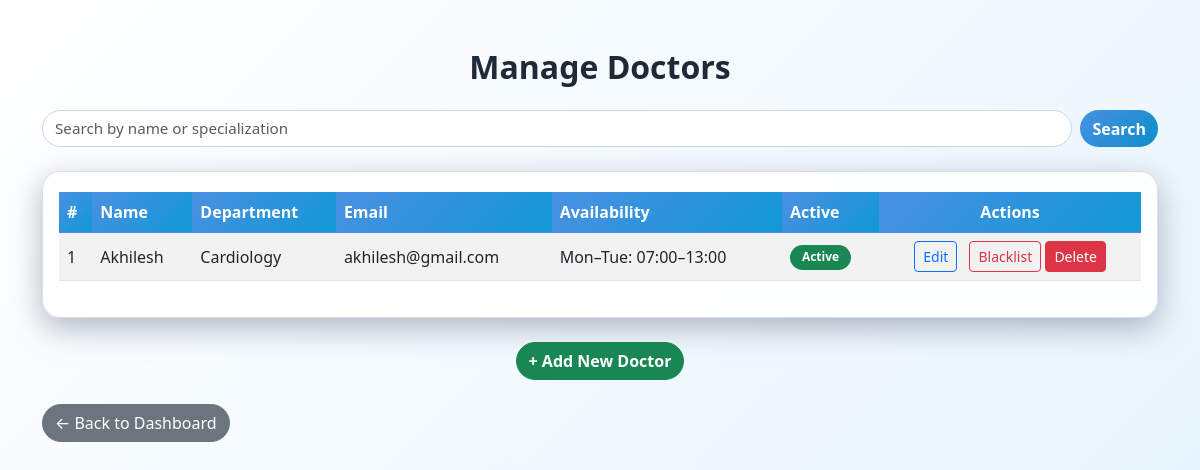
Before: /admin/doctors (signed in) with the older database file.
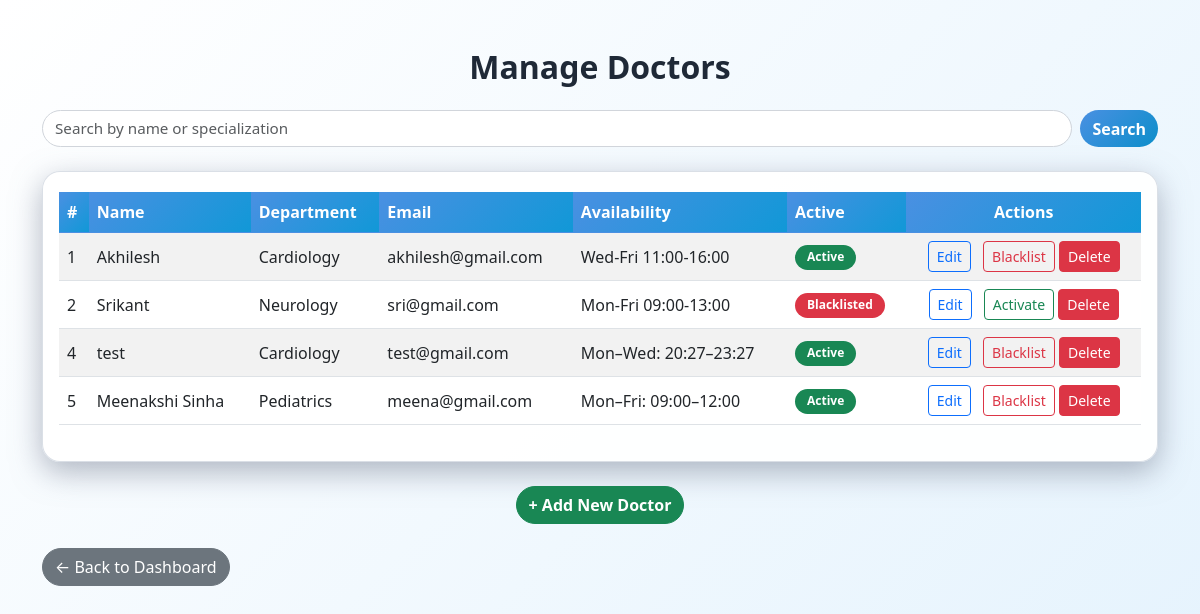
After: the same page with the newer database file.
### models.py (models this page shows, shortened)
class Doctor(db.Model):
    id = db.Column(db.Integer, primary_key=True)
    name = db.Column(db.String(100), nullable=False, index=True)
    specialization_id = db.Column(db.Integer, db.ForeignKey('department.id'), nullable=False)
    availability = db.Column(db.String(500), nullable=True)
    email = db.Column(db.String(100), unique=True, nullable=False, index=True)
    password = db.Column(db.String(200), nullable=False)
    contact = db.Column(db.String(20), nullable=True)
    is_active = db.Column(db.Boolean, default=True, nullable=False)   # blacklist / soft-delete
    created_at = db.Column(db.DateTime, default=datetime.utcnow)
    appointments = db.relationship('Appointment', backref='doctor', lazy=True)
    avail_slots = db.relationship('DoctorAvailability', backref='doctor', lazy=True, cascade="all, delete-orphan")

class Department(db.Model):
    id = db.Column(db.Integer, primary_key=True)
    name = db.Column(db.String(100), unique=True, nullable=False, index=True)
    description = db.Column(db.Text, nullable=True)
    created_at = db.Column(db.DateTime, default=datetime.utcnow)
    doctors = db.relationship('Doctor', backref='department', lazy=True)

### app.py (the view)
@app.route('/admin/doctors')
@admin_required
def admin_doctors():
    q = request.args.get('q')
    if q:
        doctors = Doctor.query.join(Department).filter(
            db.or_(Doctor.name.ilike(f'%{q}%'),
                   Department.name.ilike(f'%{q}%'))
        ).all()
    else:
        doctors = Doctor.query.all()
    return render_template('admin_doctors.html', doctors=doctors)

### app.py (called while the page is built)
def admin_required(func):
    from functools import wraps
    @wraps(func)
    def wrapper(*args, **kwargs):
        if session.get('role') != 'admin':
            flash("Admin login required", "warning")
            return redirect(url_for('login'))
        return func(*args, **kwargs)
    return wrapper

### templates/admin_doctors.html (shortened to what this page needs)
<!DOCTYPE html>
<html>
<head>
  <link href="https://cdn.jsdelivr.net/npm/bootstrap@5.3.0/dist/css/bootstrap.min.css" rel="stylesheet">
</head>
<body class="container mt-5">
  <h2 class="text-center mb-4">Manage Doctors</h2>
  <form method="get" action="{{ url_for('admin_doctors') }}" class="d-flex mb-4">
    <input type="text" name="q" class="form-control me-2" placeholder="Search by name or specialization" value="{{ request.args.get('q', '') }}">
    <button class="btn btn-primary">Search</button>
  </form>
  <div class="table-responsive">
    <table class="table table-striped table-hover align-middle">
      <thead class="container-3">
        <tr>
          <th>#</th>
          <th>Name</th>
          <th>Department</th>
          <th>Email</th>
          <th>Availability</th>
          <th>Active</th>
          <th class="text-center">Actions</th>
        </tr>
      </thead>
      <tbody>
        {% for d in doctors %}
        <tr>
          <td>{{ d.id }}</td>
          <td>{{ d.name }}</td>
          <td>{{ d.department.name if d.department else '—' }}</td>
          <td>{{ d.email }}</td>
          <td>{{ d.availability or 'Not Set' }}</td>
          <td>
            {% if d.is_active %}
              <span class="badge bg-success">Active</span>
            {% else %}
              <span class="badge bg-danger">Blacklisted</span>
            {% endif %}
          </td>
          <td class="text-center">
            <a href="{{ url_for('admin_edit_doctor', doctor_id=d.id) }}" class="btn btn-sm btn-outline-primary me-2">Edit</a>
            <a href="{{ url_for('admin_toggle_doctor', doctor_id=d.id) }}"
               class="btn btn-sm {% if d.is_active %}btn-outline-danger{% else %}btn-outline-success{% endif %}">
              {% if d.is_active %}Blacklist{% else %}Activate{% endif %}
            </a>
            <form method="POST"
                action="{{ url_for('admin_delete_doctor', doctor_id=d.id) }}"
                style="display:inline;"
                onsubmit="return confirm('Are you sure you want to delete this doctor permanently?');">
                <button type="submit" class="btn btn-sm btn-danger">Delete</button>
            </form>
          </td>
        </tr>
        {% else %}
        <tr>
          <td colspan="7" class="text-center text-muted py-4">No doctors found.</td>
        </tr>
        {% endfor %}
      </tbody>
    </table>
  </div>
  <div class="text-center mt-4">
    <a href="{{ url_for('admin_add_doctor') }}" class="btn btn-success">+ Add New Doctor</a>
  </div>
  <div class="d-flex justify-content-between mt-4">
    <a href="{{ url_for('admin_dashboard') }}" class="btn btn-secondary">
      ← Back to Dashboard
    </a>
  </div>
</body>
</html>

Changed rows visible on the page:
changed Doctor "Akhilesh": availability "Mon–Tue: 07:00–13:00" → "Wed-Fri 11:00-16:00"
added Doctor: id "2", name "Srikant", department "Neurology", email "sri@gmail.com", availability "Mon-Fri 09:00-13:00", is_active "Blacklisted"
added Doctor: id "4", name "test", department "Cardiology", email "test@gmail.com", availability "Mon–Wed: 20:27–23:27", is_active "Active"
added Doctor: id "5", name "Meenakshi Sinha", department "Pediatrics", email "meena@gmail.com", availability "Mon–Fri: 09:00–12:00", is_active "Active"
